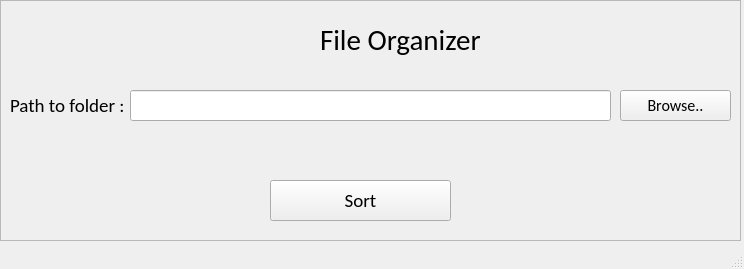
<?xml version="1.0" encoding="UTF-8"?>
<ui version="4.0">
 <class>MainWindow</class>
 <widget class="QMainWindow" name="MainWindow">
  <property name="geometry">
   <rect>
    <x>0</x>
    <y>0</y>
    <width>744</width>
    <height>269</height>
   </rect>
  </property>
  <property name="cursor">
   <cursorShape>ArrowCursor</cursorShape>
  </property>
  <property name="mouseTracking">
   <bool>false</bool>
  </property>
  <property name="windowTitle">
   <string>FIle Organizer</string>
  </property>
  <property name="windowIcon">
   <iconset>
    <normaloff>icon.ico</normaloff>icon.ico</iconset>
  </property>
  <property name="autoFillBackground">
   <bool>false</bool>
  </property>
  <property name="toolButtonStyle">
   <enum>Qt::ToolButtonTextOnly</enum>
  </property>
  <property name="documentMode">
   <bool>false</bool>
  </property>
  <property name="tabShape">
   <enum>QTabWidget::Rounded</enum>
  </property>
  <property name="dockNestingEnabled">
   <bool>false</bool>
  </property>
  <widget class="QWidget" name="centralwidget">
   <widget class="QFrame" name="frame">
    <property name="geometry">
     <rect>
      <x>0</x>
      <y>0</y>
      <width>741</width>
      <height>241</height>
     </rect>
    </property>
    <property name="font">
     <font>
      <family>Calibri</family>
      <pointsize>14</pointsize>
     </font>
    </property>
    <property name="frameShape">
     <enum>QFrame::StyledPanel</enum>
    </property>
    <property name="frameShadow">
     <enum>QFrame::Raised</enum>
    </property>
    <widget class="QLabel" name="label_2">
     <property name="geometry">
      <rect>
       <x>320</x>
       <y>20</y>
       <width>171</width>
       <height>41</height>
      </rect>
     </property>
     <property name="font">
      <font>
       <family>Calibri</family>
       <pointsize>22</pointsize>
      </font>
     </property>
     <property name="text">
      <string>File Organizer</string>
     </property>
     <property name="textInteractionFlags">
      <set>Qt::LinksAccessibleByMouse|Qt::TextSelectableByMouse</set>
     </property>
    </widget>
    <widget class="QLabel" name="label">
     <property name="geometry">
      <rect>
       <x>270</x>
       <y>20</y>
       <width>41</width>
       <height>41</height>
      </rect>
     </property>
     <property name="text">
      <string/>
     </property>
     <property name="pixmap">
      <pixmap>icon.ico</pixmap>
     </property>
     <property name="scaledContents">
      <bool>true</bool>
     </property>
    </widget>
    <widget class="QLabel" name="label_3">
     <property name="geometry">
      <rect>
       <x>10</x>
       <y>90</y>
       <width>121</width>
       <height>31</height>
      </rect>
     </property>
     <property name="text">
      <string>Path to folder :</string>
     </property>
     <property name="textInteractionFlags">
      <set>Qt::LinksAccessibleByMouse|Qt::TextSelectableByMouse</set>
     </property>
    </widget>
    <widget class="QLineEdit" name="path">
     <property name="geometry">
      <rect>
       <x>130</x>
       <y>90</y>
       <width>481</width>
       <height>31</height>
      </rect>
     </property>
    </widget>
    <widget class="QPushButton" name="sort">
     <property name="geometry">
      <rect>
       <x>270</x>
       <y>180</y>
       <width>181</width>
       <height>41</height>
      </rect>
     </property>
     <property name="font">
      <font>
       <pointsize>14</pointsize>
      </font>
     </property>
     <property name="text">
      <string>Sort</string>
     </property>
    </widget>
    <widget class="QPushButton" name="browse">
     <property name="geometry">
      <rect>
       <x>620</x>
       <y>90</y>
       <width>111</width>
       <height>31</height>
      </rect>
     </property>
     <property name="font">
      <font>
       <pointsize>12</pointsize>
      </font>
     </property>
     <property name="text">
      <string>Browse..</string>
     </property>
    </widget>
   </widget>
  </widget>
  <widget class="QStatusBar" name="statusbar"/>
  <action name="actionSave_Path">
   <property name="text">
    <string>Save Path</string>
   </property>
  </action>
  <action name="actionChange_Mode">
   <property name="text">
    <string>Change Mode</string>
   </property>
  </action>
  <action name="actionSave_Path_2">
   <property name="text">
    <string>Save Path</string>
   </property>
   <property name="shortcut">
    <string>Ctrl+S</string>
   </property>
  </action>
 </widget>
 <resources/>
 <connections/>
</ui>
